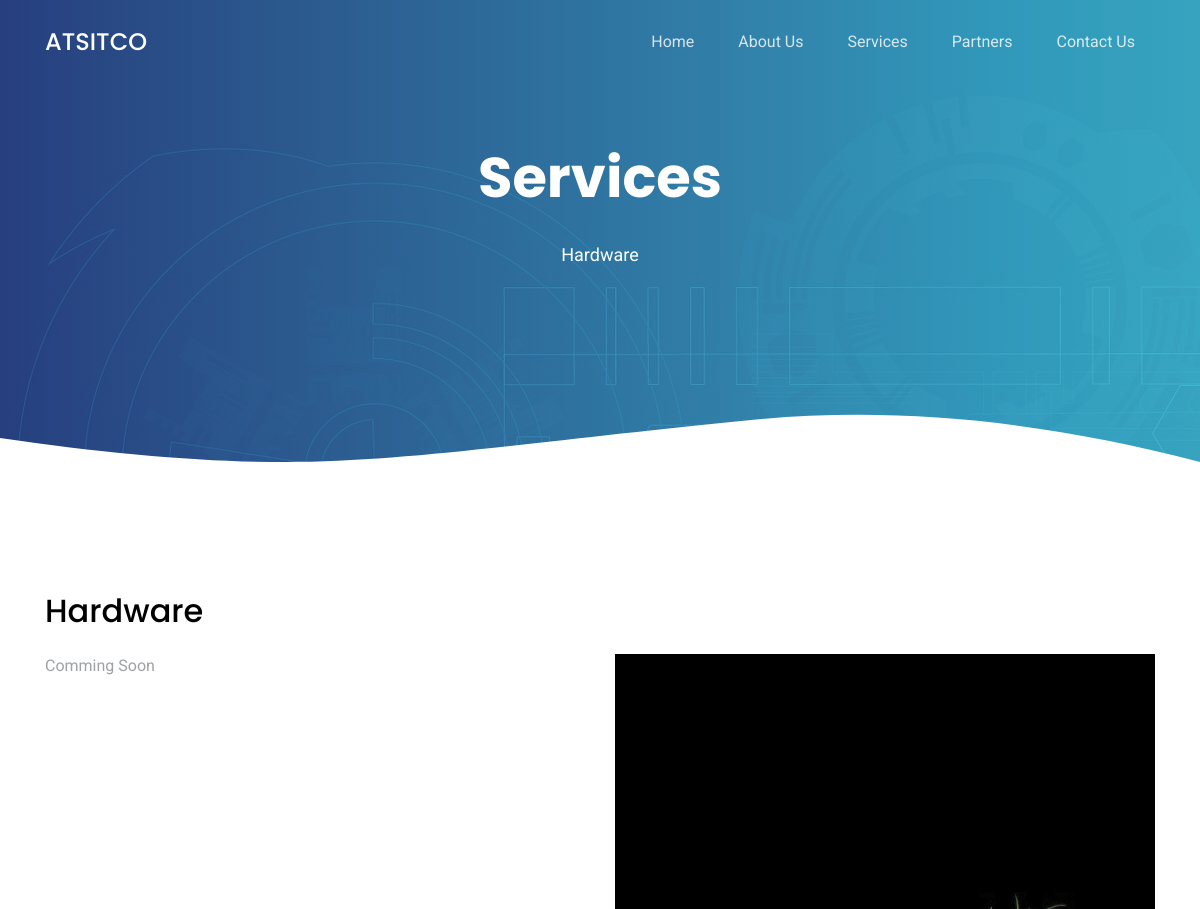
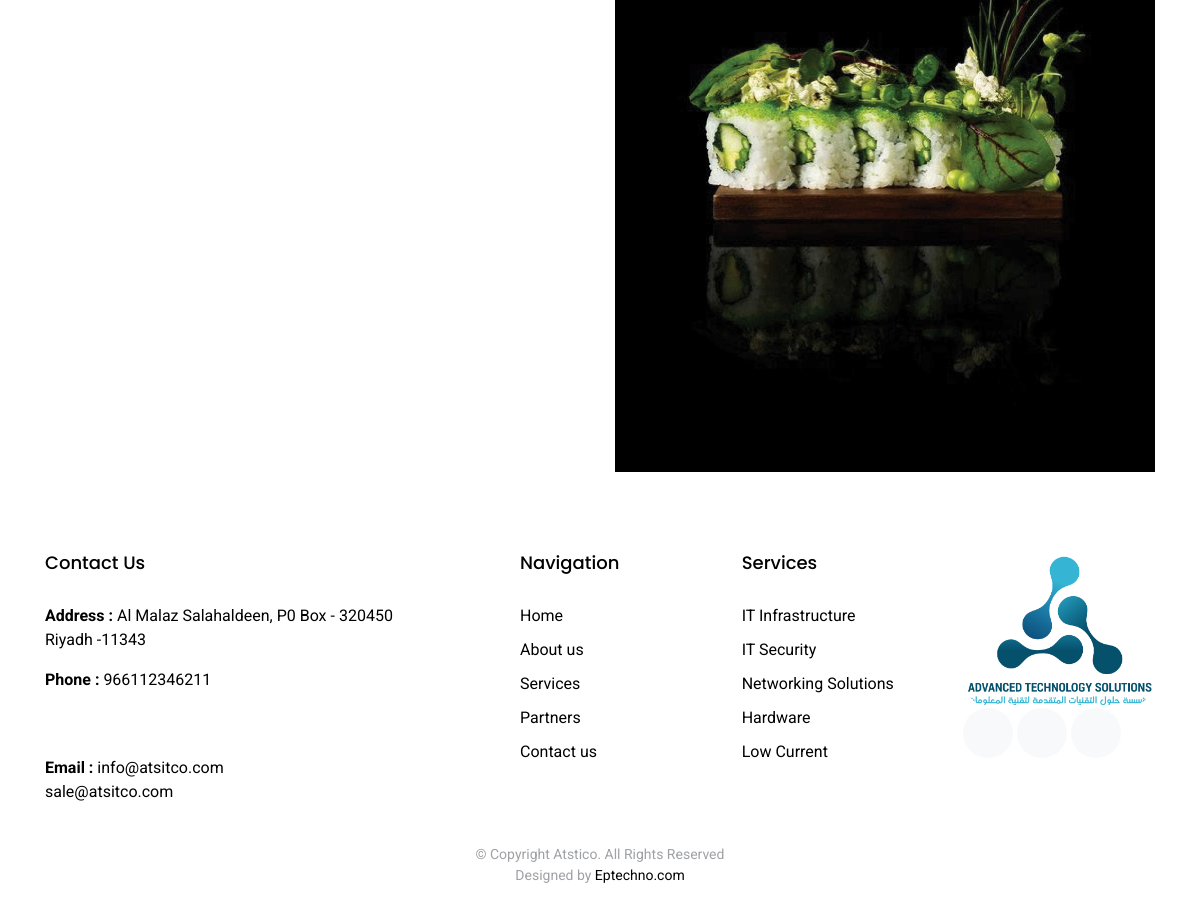
/index.php/template/hardware, run on the app's committed database (2 pictures, top to bottom).
### tables this page shows
CREATE TABLE `company_profile` (
  `id` int(11) NOT NULL,
  `company_name` varchar(225) DEFAULT NULL,
  `company_fullname` varchar(225) DEFAULT NULL,
  `address` longtext,
  `phone` varchar(225) DEFAULT NULL,
  `email` varchar(225) DEFAULT NULL,
  `company_logo` varchar(225) DEFAULT NULL
);

CREATE TABLE `services` (
  `id` int(11) NOT NULL,
  `infra` longtext,
  `security` longtext,
  `network` longtext,
  `hardware` longtext,
  `lowcur` longtext,
  `infra_img` varchar(225) DEFAULT NULL,
  `security_img` varchar(225) DEFAULT NULL,
  `network_img` varchar(225) DEFAULT NULL,
  `hardware_img` varchar(225) DEFAULT NULL,
  `lowcur_img` varchar(225) DEFAULT NULL
);

### application/controllers/Template.php (called while the page is built, shortened)
<?php
class Template extends CI_Controller {
	public function hardware()
	{
		$company_data = $this->db->where('id','1')
        				->get('company_profile')->row();
		$servicesdata = $this->CustomizeModel->services_data();
		$this->load->view('template/head',compact('company_data','servicesdata'));
		$this->load->view('template/hardware');
		$this->load->view('template/footer');
	}
}
?>

### index.php (called while the page is built, shortened)
<?php
require_once BASEPATH.'core/CodeIgniter.php';

### application/models/CustomizeModel.php (called while the page is built, shortened)
<?php
class CustomizeModel extends CI_Model
{
  public function services_data(){
      return   $this->db->where('1','1')
        ->get('services')->row();
  }
}
?>

### application/views/template/hardware.php (the view, shortened to what this page needs)
<main id="main">
  <div class="hero-section inner-page">
    <div class="wave">
    </div>
    <div class="container">
      <div class="row align-items-center">
        <div class="col-12">
          <div class="row justify-content-center">
            <div class="col-md-7 text-center hero-text">
              <h1 data-aos="fade-up" data-aos-delay="">Services</h1>
              <p class="mb-5" data-aos="fade-up" data-aos-delay="100">Hardware</p>
            </div>
          </div>
        </div>
      </div>
    </div>
  </div>
  <section class="section pb-0">
    <div class="container">
      <h2 class="mb-4">Hardware</h2>
      <div class="row">
        <div class="col-md-6 mr-auto">
          <p class="mb-4" style="text-align: justify;"><?php echo $servicesdata->hardware ?></p>
        </div>
        <div class="col-md-6" data-aos="fade-left">
          <img src="<?php echo base_url().'assets/upload/'.$servicesdata->hardware_img ?>" alt="Image" class="img-fluid">
        </div>
      </div>
    </div>
  </section>
</main>

### application/views/template/head.php (shortened to what this page needs)
<!DOCTYPE html>
<html lang="en">
<head>
  <?= link_tag("assets/temp/assets/vendor/bootstrap/css/bootstrap.min.css");?>
  <?= link_tag("assets/temp/assets/vendor/icofont/icofont.min.css");?>
  <?= link_tag("assets/temp/assets/vendor/aos/aos.css");?>
  <?= link_tag("assets/temp/assets/vendor/line-awesome/css/line-awesome.min.css");?>
  <?= link_tag("assets/temp/assets/vendor/owl.carousel/assets/owl.carousel.min.css");?>
  <?= link_tag("assets/temp/assets/css/style.css");?>
</head>
<body>
  <header class="site-navbar js-sticky-header site-navbar-target" role="banner">
    <div class="container">
      <div class="row align-items-center">
        <div class="col-6 col-lg-2">
          <h1 class="mb-0 site-logo"><a href="<?php echo base_url() ?>index.php/template" class="mb-0"><?php echo $company_data->company_name ?></a></h1>
        </div>
        <div class="col-12 col-md-10 d-none d-lg-block">
          <nav class="site-navigation position-relative text-right" role="navigation">
            <ul class="site-menu main-menu js-clone-nav mr-auto d-none d-lg-block">
              <li class=""><a href="<?php echo base_url() ?>index.php/template" class="nav-link">Home</a></li>
              <li><a href="<?php echo base_url() ?>index.php/template/about" class="nav-link">About Us</a></li>
              <li class="has-children">
                <a href="#" class="nav-link">Services</a>
              </li>
              <li><a href="<?php echo base_url() ?>index.php/template/partners"  class="nav-link">Partners</a></li>
              <li><a href="<?php echo base_url() ?>index.php/template/contact" class="nav-link">Contact Us</a></li>
            </ul>
          </nav>
        </div>
      </div>
    </div>
  </header>

### application/views/template/footer.php (shortened to what this page needs)
  <footer class="footer" role="contentinfo">
    <div class="container">
      <div class="row">
        <div class="col-md-4 mb-4 mb-md-0" style="color: black;">
          <h3>Contact Us</h3>
          <p><b>Address : </b><?php echo $company_data->address ?></p>
          <p><b>Phone : </b>
            <?php foreach (json_decode($company_data->phone) as  $value): ?>
              <?php if ($value != ''): ?>
                <?php echo $value->phone ?><br>
              <?php endif; ?>
            <?php endforeach; ?>
          </p>
          <p><b>Email : </b>
            <?php foreach (json_decode($company_data->email) as  $value): ?>
              <?php if ($value != ''): ?>
                <?php echo $value->email ?><br>
              <?php endif; ?>
            <?php endforeach; ?>
          </p>
        </div>
        <div class="col-md-7 ml-auto">
          <div class="row site-section pt-0">
            <div class="col-md-4 mb-4 mb-md-0">
              <h3>Navigation</h3>
              <ul class="list-unstyled">
                <li><a href="<?php echo base_url() ?>index.php/template">Home</a></li>
                <li><a href="<?php echo base_url() ?>index.php/template/about">About us</a></li>
                <li><a href="<?php echo base_url() ?>index.php/template/service">Services</a></li>
                <li><a href="<?php echo base_url() ?>index.php/template/service">Partners</a></li>
                <li><a href="<?php echo base_url() ?>index.php/template/contact">Contact us</a></li>
              </ul>
            </div>
            <div class="col-md-4 mb-4 mb-md-0">
              <h3>Services</h3>
              <ul class="list-unstyled">
                <li><a href="<?php echo base_url() ?>index.php/template/infra">IT Infrastructure</a></li>
                <li><a href="<?php echo base_url() ?>index.php/template/security" >IT Security</a></li>
                <li><a href="<?php echo base_url() ?>index.php/template/network">Networking Solutions</a></li>
                <li><a href="<?php echo base_url() ?>index.php/template/hardware" >Hardware</a></li>
                <li><a href="<?php echo base_url() ?>index.php/template/lowcurrent">Low Current</a></li>
              </ul>
            </div>
            <div class="col-md-4 mb-4 mb-md-0">
              <img src="<?php echo base_url().'assets/upload/'.$company_data->company_logo ?>" class="img-fluid"  style="border-radius: 30px;" >
              <p class="social">
                <a href="#"><span class="icofont-twitter"></span></a>
                <a href="#"><span class="icofont-facebook"></span></a>
                <a href="#"><span class="icofont-dribbble"></span></a>
              </p>
            </div>
          </div>
        </div>
      </div>
      <div class="row justify-content-center text-center">
        <div class="col-md-7">
          <p class="copyright">&copy; Copyright Atstico. All Rights Reserved</p>
          <div class="credits">
            Designed by <a href="https://eptechno.com/" target="_blank">Eptechno.com</a>
          </div>
        </div>
      </div>
    </div>
  </footer>
</body>
</html>

### assets/temp/assets/css/style.css (style rules this page uses)
html { overflow-x: hidden; }
body { font-family: "Roboto", sans-serif; color: #9fa1a4; line-height: 1.5; }
a { color: #777; transition: .3s all ease; }
h1, h2, h3, h4, h5, h6, .font-heading { font-family: "Poppins", sans-serif; color: #000; }
.container { z-index: 2; position: relative; }
.section { padding: 7rem 0; }
.sticky-wrapper .site-navbar { transition: .3s all ease; }
.sticky-wrapper .site-navbar .site-logo a { color: #fff; }
.sticky-wrapper .site-navbar .site-menu > li > a { color: rgba(255, 255, 255, 0.8) !important; }
.hero-section { background: linear-gradient(to right, rgba(39, 70, 133, 0.8) 0%, rgba(61, 179, 197, 0.8) 100%), url(../img/hero-bg.jpg); position: relative; }
.hero-section .wave { width: 100%; overflow: hidden; position: absolute; z-index: 1; bottom: -150px; }
.hero-section .wave svg { width: 100%; }
.hero-section, .hero-section > .container > .row { height: 100vh; min-height: 880px; }
.hero-section.inner-page { height: 60vh; min-height: 0; }
.hero-section.inner-page .hero-text { transform: translateY(-150px); margin-top: -120px; }
.hero-section h1 { font-size: 3.5rem; color: #fff; font-weight: 700; margin-bottom: 30px; }
.hero-section p { font-size: 18px; color: #fff; }
.site-navbar { margin-bottom: 0px; z-index: 1999; position: absolute; top: 0; width: 100%; }
.site-navbar .site-logo { position: relative; font-size: 24px; }
.site-navbar .site-logo a { color: #fff; }
.site-navbar .site-navigation .site-menu { margin-bottom: 0; }
.site-navbar .site-navigation .site-menu a { text-decoration: none !important; display: inline-block; }
.site-navbar .site-navigation .site-menu > li { display: inline-block; }
.site-navbar .site-navigation .site-menu > li > a { padding: 30px 20px; color: #000000; display: inline-block; text-decoration: none !important; }
.site-navbar .site-navigation .site-menu .has-children { position: relative; }
.site-navbar .site-navigation .site-menu .has-children > a { position: relative; padding-right: 20px; }
.site-navbar .site-navigation .site-menu .has-children > a:before { position: absolute; content: "\ea99"; font-size: 16px; top: 52%; right: 0; transform: translateY(-50%); font-family: 'icofont'; }
.site-mobile-menu .site-nav-wrap { padding: 0; margin: 0; list-style: none; position: relative; }
.site-mobile-menu .site-nav-wrap a { padding: 10px 20px; display: block; position: relative; }
.site-mobile-menu .site-nav-wrap li { position: relative; display: block; }
.site-mobile-menu .site-nav-wrap > li { display: block; position: relative; float: left; width: 100%; }
.site-mobile-menu .site-nav-wrap > li > a { padding-left: 20px; font-size: 20px; }
.footer { padding: 5rem 0 2.5rem 0; }
.footer h3 { font-size: 18px; margin-bottom: 30px; }
.footer ul li { margin-bottom: 10px; }
.footer a { color: #000; }
.footer .copyright { margin-bottom: 0px; }
.footer .copyright, .footer .credits { font-size: 14px; }
.social a { display: inline-block; width: 50px; height: 50px; border-radius: 50%; background: #f8f9fa; position: relative; text-align: center; transition: .3s background ease; color: #0d1e2d; }
.social a span { display: inline-block; left: 50%; position: absolute; top: 50%; transform: translate(-50%, -50%); }

### data on the page
company_profile: company_name "ATSITCO", address "Al Malaz Salahaldeen, P0 Box - 320450 Riyadh -11343", company_logo (picture)
services: hardware "Comming Soon", hardware_img (picture)

### other printed values
$value->phone "966112346211"
$value->email "info@atsitco.com"
$value->email "sale@atsitco.com"
